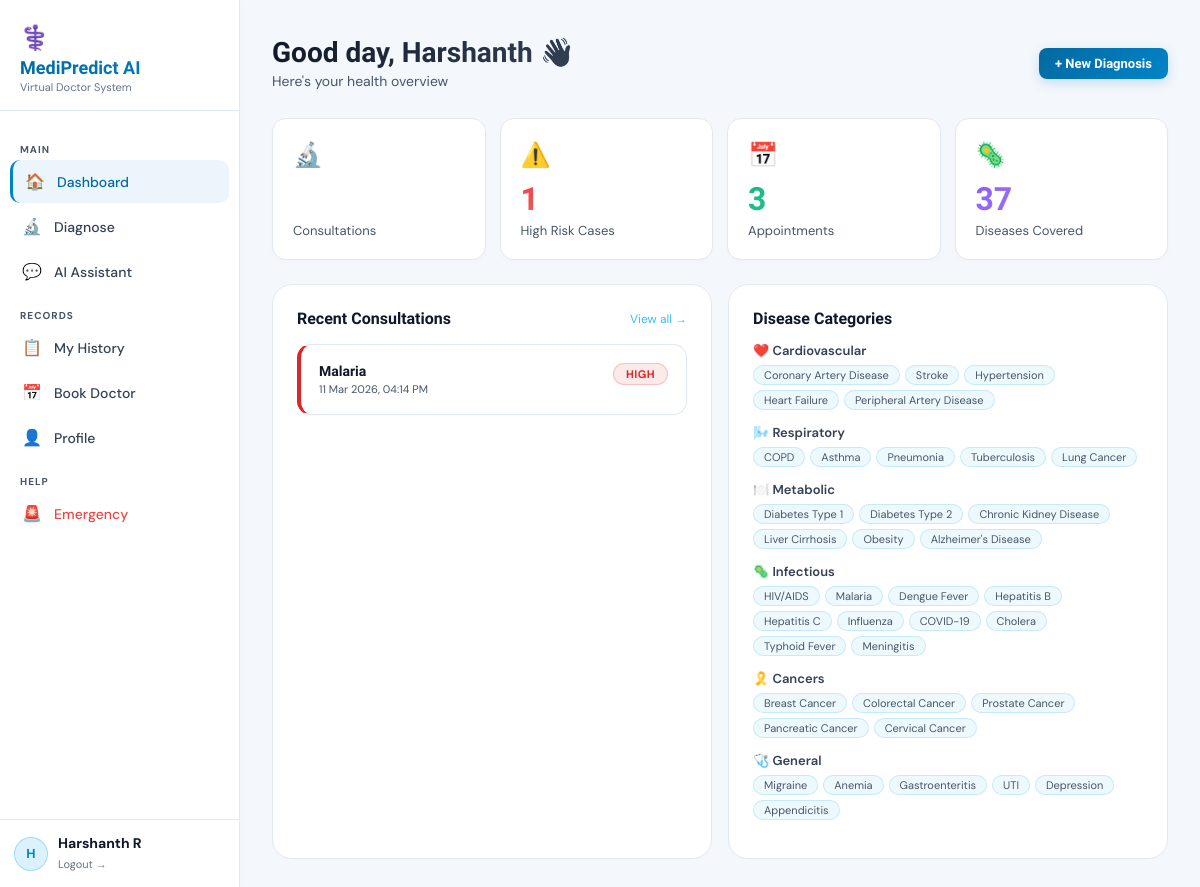
The page /dashboard (signed in) on the database as committed earlier.
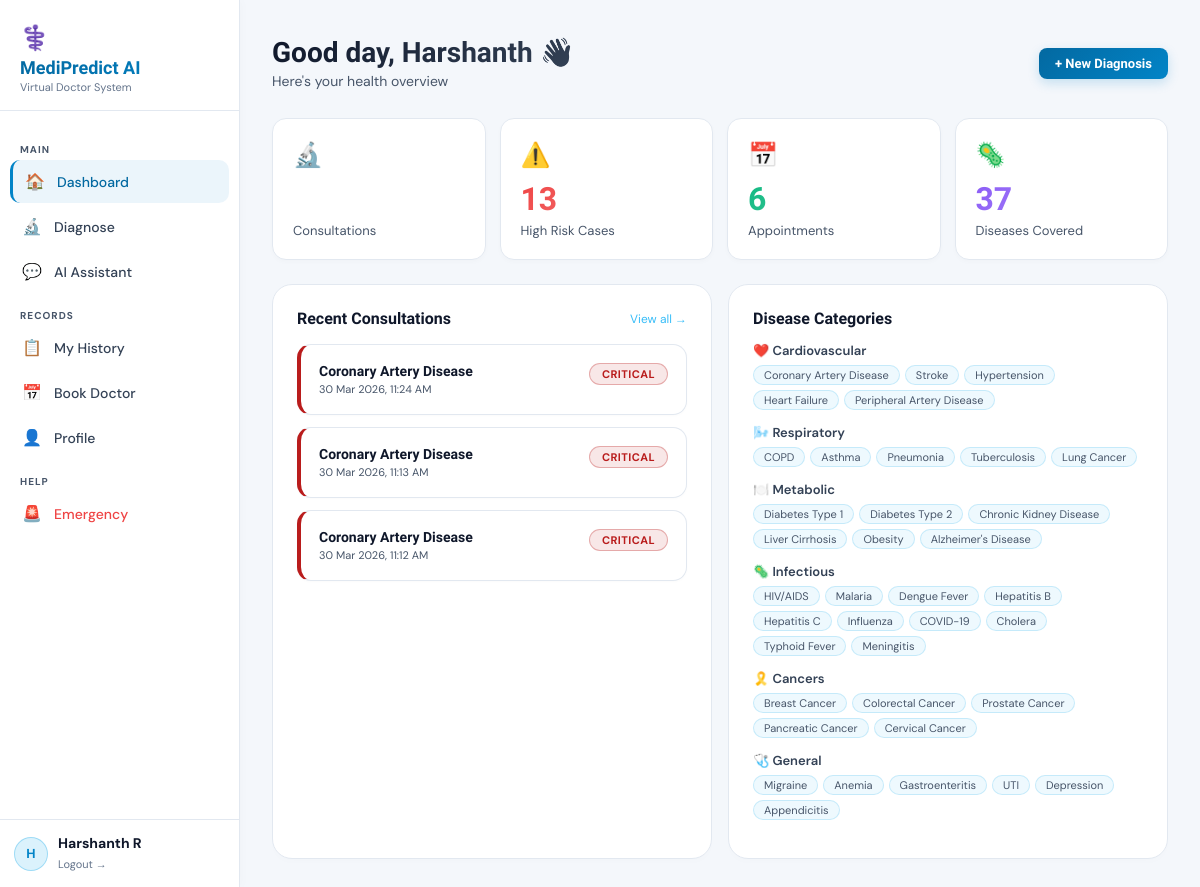
The same page on the database as committed later.
### tables this page shows
CREATE TABLE consultations (
            id          INTEGER PRIMARY KEY AUTOINCREMENT,
            user_id     INTEGER NOT NULL,
            date        TEXT NOT NULL,
            symptom_text TEXT,
            primary_diagnosis TEXT,
            severity    TEXT,
            conditions  TEXT,
            recommendations TEXT,
            age         INTEGER,
            fever       REAL,
            systolic_bp INTEGER,
            diastolic_bp INTEGER,
            heart_rate  INTEGER,
            duration    INTEGER,
            FOREIGN KEY(user_id) REFERENCES users(id)
        );

### app.py (the view)
@app.route("/dashboard")
@login_required
def dashboard():
    user = get_user(session["user_id"])
    consultations = get_consultations(session["user_id"])
    bookings = get_bookings(session["user_id"])
    stats = {"total_consultations": len(consultations),
             "critical": sum(1 for c in consultations if c["severity"] in ["critical","high"]),
             "bookings": len(bookings),
             "last_visit": consultations[0]["date"] if consultations else "No visits yet"}
    return render_template("dashboard.html", user=user, stats=stats,
                           recent=consultations[:3], categories=DISEASE_CATEGORIES,
                           total_diseases=len(meta["classes"]))

### app.py (called while the page is built)
def login_required(f):
    @wraps(f)
    def decorated(*args, **kwargs):
        if "user_id" not in session:
            flash("Please login to continue.", "warning")
            return redirect(url_for("login"))
        return f(*args, **kwargs)
    return decorated

### database/db.py (called while the page is built)
def get_conn():
    conn = sqlite3.connect(DB_PATH, check_same_thread=False)
    conn.row_factory = sqlite3.Row
    return conn

def get_user(user_id):
    conn = get_conn()
    user = conn.execute("SELECT * FROM users WHERE id=?", (user_id,)).fetchone()
    conn.close()
    return dict(user) if user else None

def get_consultations(user_id):
    conn = get_conn()
    rows = conn.execute("SELECT * FROM consultations WHERE user_id=? ORDER BY id DESC", (user_id,)).fetchall()
    conn.close()
    result = []
    for r in rows:
        d = dict(r)
        d["conditions"]      = json.loads(d.get("conditions","[]"))
        d["recommendations"] = json.loads(d.get("recommendations","[]"))
        result.append(d)
    return result

### templates/dashboard.html (shortened to what this page needs)
{% extends "base.html" %}
{% block content %}
<div class="topbar fade-up">
  <div>
    <div class="page-title">Good day, {{ user.full_name.split()[0] }} 👋</div>
    <div class="page-sub">Here's your health overview</div>
  </div>
  <a href="/diagnose" class="btn btn-primary btn-sm" style="width:auto">+ New Diagnosis</a>
</div>
<div class="grid-4 fade-up-2" style="margin-bottom:24px">
  {% for icon,num,label,color in [
    ("🔬", stats.total_consultations, "Consultations", "var(--blue)"),
    ("⚠️", stats.critical, "High Risk Cases", "#EF4444"),
    ("📅", stats.bookings, "Appointments", "#10B981"),
    ("🦠", total_diseases, "Diseases Covered", "#8B5CF6"),
  ] %}
  <div class="stat-card">
    <div class="stat-icon">{{ icon }}</div>
    <div class="stat-num" style="background:linear-gradient(135deg,{{ color }},{{ color }}99);-webkit-background-clip:text">{{ num }}</div>
    <div class="stat-label">{{ label }}</div>
  </div>
  {% endfor %}
</div>
<div class="grid-2 fade-up-3">
  <div class="card">
    <div style="display:flex;justify-content:space-between;align-items:center;margin-bottom:16px">
      <div class="card-title" style="margin-bottom:0">Recent Consultations</div>
      <a href="/history" style="color:var(--blue-l);font-size:12px">View all →</a>
    </div>
    {% if recent %}
      {% for c in recent %}
      <div class="hist-card sev-{{ c.severity }}">
        <div style="display:flex;justify-content:space-between;align-items:flex-start;gap:8px">
          <div>
            <div style="font-family:var(--fh);font-weight:700;color:var(--text);font-size:14px">{{ c.primary_diagnosis }}</div>
            <div style="color:var(--t3);font-size:11px;margin-top:3px">{{ c.date }}</div>
          </div>
          <span class="badge badge-{{ c.severity }}">{{ c.severity.upper() }}</span>
        </div>
      </div>
      {% endfor %}
    {% else %}
      <div style="text-align:center;padding:32px 0;color:var(--t4)">
        <div style="font-size:32px;margin-bottom:8px">📋</div>
        <div style="font-size:14px">No consultations yet</div>
        <a href="/diagnose" style="color:var(--blue-l);font-size:13px;margin-top:8px;display:block">Start your first diagnosis →</a>
      </div>
    {% endif %}
  </div>
  <div class="card">
    <div class="card-title">Disease Categories</div>
    {% for cat, diseases in categories.items() %}
    <div style="margin-bottom:14px">
      <div style="font-size:13px;font-weight:600;color:var(--t2);margin-bottom:6px">{{ cat }}</div>
      <div style="display:flex;flex-wrap:wrap;gap:5px">
        {% for d in diseases %}
        <span style="background:rgba(14,165,233,.07);border:1px solid rgba(14,165,233,.18);
          color:var(--t3);border-radius:20px;padding:2px 10px;font-size:11px">{{ d }}</span>
        {% endfor %}
      </div>
    </div>
    {% endfor %}
  </div>
</div>
{% endblock %}

Rows that differ between the two databases and show on the page:
no longer on this page (row unchanged): consultations: primary_diagnosis "Malaria", date "11 Mar 2026, 04:14 PM", severity "HIGH"
added consultations: primary_diagnosis "Coronary Artery Disease", date "30 Mar 2026, 11:24 AM", severity "CRITICAL"
added consultations: primary_diagnosis "Coronary Artery Disease", date "30 Mar 2026, 11:13 AM", severity "CRITICAL"
added consultations: primary_diagnosis "Coronary Artery Disease", date "30 Mar 2026, 11:12 AM", severity "CRITICAL"
Other text that changed with them:
new list line: "⚠️ 13 High Risk Cases"
new list line: "📅 6 Appointments"
list line gone: "⚠️ 1 High Risk Cases"
list line gone: "📅 3 Appointments"
